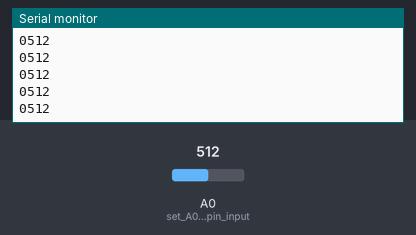
The sketch below on a simulated Arduino Uno, built with avr-gcc and run on an emulated ATmega328P. Shown: the last lines printed to the serial monitor. The inputs (shaded band) are chosen by the test bench; at power-on: A0 (set_A0_as_the_pin_input) = 512.

Above: at 2.2 s.
2.3 s: A0 (set_A0_as_the_pin_input) set to 716
At 3.0 s:
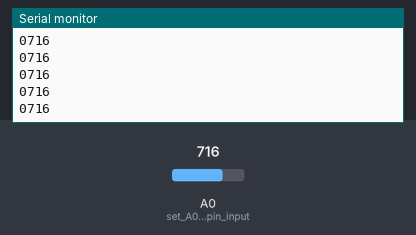
3.8 s: A0 (set_A0_as_the_pin_input) set to 900
At 4.8 s:
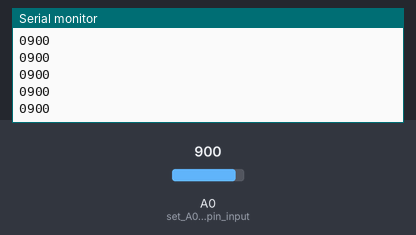
Timing chart, 0 to 6.8 s (numbered marks = the images above; inputs shaded):
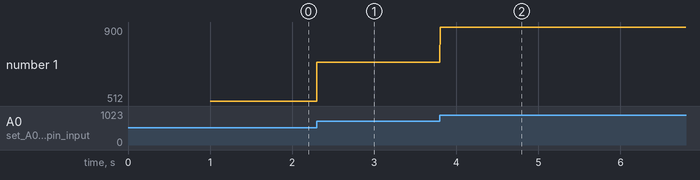

Measured:
- after the input at 2.3 s, the serial monitor: prints a new line at once (image 1)
- after the input at 3.8 s, the serial monitor: prints a new line at once (image 2)
- plotted number 1: 512 → 716 after the input at 2.3 s, 716 → 900 after the input at 3.8 s

The sketch:

osciloscope_buffer_Nsamples.ino
```cpp
#include "TimerOne.h"

unsigned long adcDelay = 3000; // delay 3000us or 3ms *(sampling rate fs)
int adcCounter = 0;            // counting buffer index
int count_aux = 0;             // debug var.

const int BuffSize = 1;       // size buffer
int BufferVec[BuffSize] = {0}; // buffer

char str_aux[6];                // each number is defined as a string "XXXX\n", where X is a digit [0:9]

void send_buffer(){  // function to send buffer vec data using serial port

  for(int i=0;i<BuffSize;i++){
    sprintf (str_aux, "%04d\n", BufferVec[i] );
    Serial.print(str_aux);
  }

}

void readADC() {  // function to read the analog input each 1/fs secs.
  BufferVec[adcCounter] = analogRead(A0);

  // debug
  //BufferVec[adcCounter] = count_aux ;
  //count_aux = (count_aux+1)%9999 ;

  adcCounter++;
  if(adcCounter >= BuffSize){
    adcCounter = 0;
    send_buffer();
  }

}


void setup() {
  Serial.begin(115200);                    // set the baud rate
  Serial.println("INITIALIZING ARDUINO");
  delay(1000);
  pinMode(A0, INPUT);                      // set A0 as the pin input
  Timer1.initialize(adcDelay);
  Timer1.attachInterrupt(readADC);
}

void loop() {
// empty
}
```
